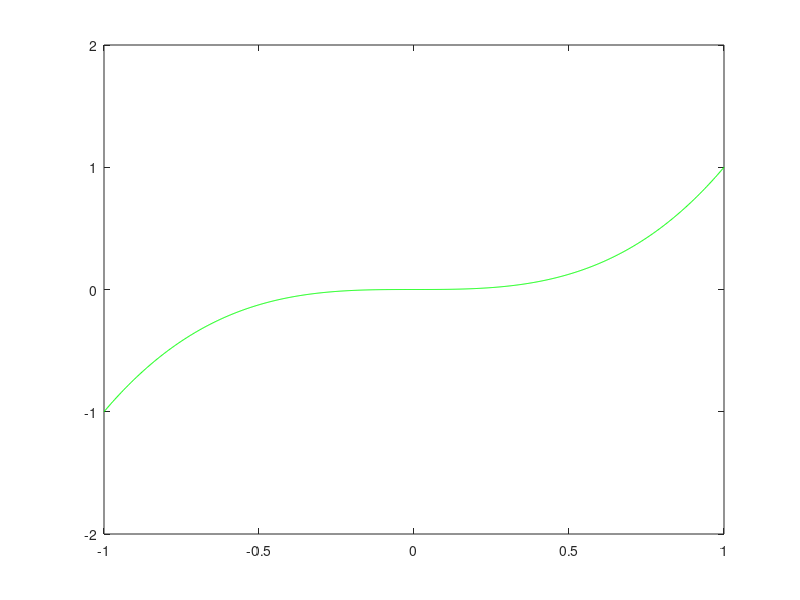

MATLAB code to generate this figure:
% Ali Valiyev, Hüseyin Eren Demirtaş, Murathan Bilgen, Orkhan Ashrafov; 12/07/2021
%Exercise 6
NTERMS=20;
NPOINTS=1000;
TOLERANCE=0.05;    % the chosen tolerance value
x=linspace(-1,1,NPOINTS);
y=zeros(size(x));
k=0;
term=TOLERANCE+1;  % bigger than TOLERANCE
while max(abs(term)) > TOLERANCE
    k = k + 1;
    term=2*(-1)^(k+1)*(pi^2/k-6/k^3)*sin(k*x);
    y=y+term;
end
disp( strcat('Number of iterations =',num2str(k)) )
plot(x,y,'b');  % 'b' is for blue line
%hold on
plot(x,x.^3,'g'); % 'g' is for a green line
axis([-1,1,-2,2]);
%hold off


